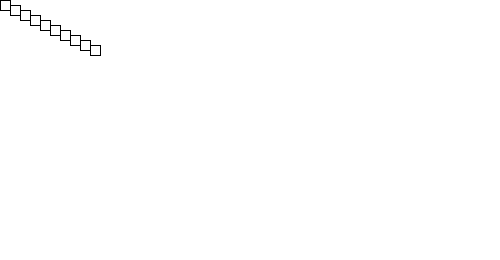
Frame 1 (no input)
Frame 60 (the mouse pressed at the canvas centre just before this capture): identical to frame 1, image omitted
Frame 120 (the mouse held since frame 60 and released just before this capture): identical to frame 1, image omitted

The Processing sketch that drew this single still picture (run headless with seeded random() and noise(); from frame 60 on, the mouse is pressed at the canvas centre):

// Processing sketch: sketch_02_arrayList
// ── sketch_02_arrayList.pde
int x = 0;

smartRect sm;
ArrayList<smartRect> array;
void setup()
{
  size(500,260);
  array = new ArrayList<smartRect>();
  for(int i=0;i<10;i++)
  {
    array.add(new smartRect(10*i,5*i));
  }
}

void draw()
{
  background(255);
  for(int i=0;i<10;i++)
  {
    array.get(i).draw();
  }
}

// ── smartRect.pde
class smartRect{
  private int x;
  private int y;
  private int size;
  
  public smartRect(int x, int y){
    this.x = x;
    this.y = y;
    this.size = 10;
  }
  
  public void draw()
  {
    rect(this.x,this.y,this.size,this.size);
  }
  
  public void addToPosX(int amount){
    this.x +=amount;
  }
  public void addToPosY(int amount){
    this.y +=amount;
  }
    
 
}
